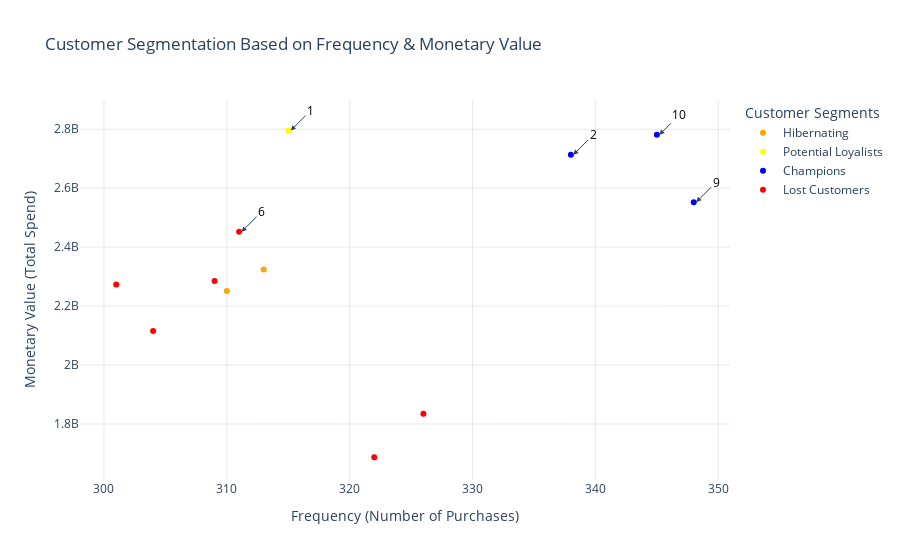

Notebook code for this chart:
### Code cell
def plot_fm_iplot(RFM):
    # Define segment colors
    segment_colors = {
        'Champions': 'blue',
        'Loyal Customers': 'green',
        'Potential Loyalists': 'yellow',
        'Hibernating': 'orange',
        'Lost Customers': 'red'
    }

    # Assign colors based on segment
    RFM['Color'] = RFM['Segment'].map(segment_colors).fillna('gray')

    RFM_reset = RFM.reset_index() 

    
    fig = px.scatter(RFM_reset, x='F', y='M', color='Segment', 
                     color_discrete_map=segment_colors,
                     title="Customer Segmentation Based on Frequency & Monetary Value",
                     labels={'F': 'Frequency (Number of Purchases)', 'M': 'Monetary Value (Total Spend)'},
                     hover_data={'Customer_ID': RFM_reset.index, 'F': True, 'M': True})  # Show Customer ID in hover data

    # Highlight top customers by adding annotations
    top_customers = RFM.nlargest(5, 'M')
    for idx, row in top_customers.iterrows():
        fig.add_annotation(
            x=row['F']+0.2, y=row['M']+5, text=str(idx-1), 
            showarrow=True, arrowhead=2, ax=20, ay=-20, font=dict(size=12, color='black')
        )

    # Add grid and update layout for better presentation
    fig.update_layout(
        xaxis=dict(showgrid=True, gridwidth=0.5, gridcolor='LightGrey'),
        yaxis=dict(showgrid=True, gridwidth=0.5, gridcolor='LightGrey'),
        showlegend=True,
        legend_title="Customer Segments",
        template="plotly_white"
    )

    # Display the plot
    fig.show()

# Call the function
plot_fm_iplot(RFM)

### Figure 1 — Plotly figure (JSON) as saved in the notebook; plotly's stock layout.template omitted (floating-point values rounded to 4 significant figures)
{"data": [{"customdata": [[0], [7]], "hovertemplate": "Segment=Hibernating<br>Frequency (Number of Purchases)=%{x}<br>Monetary Value (Total Spend)=%{y}<br>Customer_ID=%{customdata[0]}<extra></extra>", "legendgroup": "Hibernating", "marker": {"color": "orange", "symbol": "circle"}, "mode": "markers", "name": "Hibernating", "orientation": "v", "showlegend": true, "type": "scatter", "x": [310, 313], "xaxis": "x", "y": [2251000000.0, 2324000000.0], "yaxis": "y"}, {"customdata": [[1]], "hovertemplate": "Segment=Potential Loyalists<br>Frequency (Number of Purchases)=%{x}<br>Monetary Value (Total Spend)=%{y}<br>Customer_ID=%{customdata[0]}<extra></extra>", "legendgroup": "Potential Loyalists", "marker": {"color": "yellow", "symbol": "circle"}, "mode": "markers", "name": "Potential Loyalists", "orientation": "v", "showlegend": true, "type": "scatter", "x": [315], "xaxis": "x", "y": [2796000000.0], "yaxis": "y"}, {"customdata": [[2], [9], [10]], "hovertemplate": "Segment=Champions<br>Frequency (Number of Purchases)=%{x}<br>Monetary Value (Total Spend)=%{y}<br>Customer_ID=%{customdata[0]}<extra></extra>", "legendgroup": "Champions", "marker": {"color": "blue", "symbol": "circle"}, "mode": "markers", "name": "Champions", "orientation": "v", "showlegend": true, "type": "scatter", "x": [338, 348, 345], "xaxis": "x", "y": [2713000000.0, 2553000000.0, 2781000000.0], "yaxis": "y"}, {"customdata": [[3], [4], [5], [6], [8], [11]], "hovertemplate": "Segment=Lost Customers<br>Frequency (Number of Purchases)=%{x}<br>Monetary Value (Total Spend)=%{y}<br>Customer_ID=%{customdata[0]}<extra></extra>", "legendgroup": "Lost Customers", "marker": {"color": "red", "symbol": "circle"}, "mode": "markers", "name": "Lost Customers", "orientation": "v", "showlegend": true, "type": "scatter", "x": [322, 301, 304, 311, 326, 309], "xaxis": "x", "y": [1687000000.0, 2273000000.0, 2115000000.0, 2452000000.0, 1835000000.0, 2285000000.0], "yaxis": "y"}], "layout": {"annotations": [{"arrowhead": 2, "ax": 20, "ay": -20, "font": {"color": "black", "size": 12}, "showarrow": true, "text": "1", "x": 315.2, "y": 2796000000.0}, {"arrowhead": 2, "ax": 20, "ay": -20, "font": {"color": "black", "size": 12}, "showarrow": true, "text": "10", "x": 345.2, "y": 2781000000.0}, {"arrowhead": 2, "ax": 20, "ay": -20, "font": {"color": "black", "size": 12}, "showarrow": true, "text": "2", "x": 338.2, "y": 2713000000.0}, {"arrowhead": 2, "ax": 20, "ay": -20, "font": {"color": "black", "size": 12}, "showarrow": true, "text": "9", "x": 348.2, "y": 2553000000.0}, {"arrowhead": 2, "ax": 20, "ay": -20, "font": {"color": "black", "size": 12}, "showarrow": true, "text": "6", "x": 311.2, "y": 2452000000.0}], "legend": {"title": {"text": "Customer Segments"}, "tracegroupgap": 0}, "showlegend": true, "title": {"text": "Customer Segmentation Based on Frequency & Monetary Value"}, "xaxis": {"anchor": "y", "domain": [0, 1], "gridcolor": "LightGrey", "gridwidth": 0.5, "showgrid": true, "title": {"text": "Frequency (Number of Purchases)"}}, "yaxis": {"anchor": "x", "domain": [0, 1], "gridcolor": "LightGrey", "gridwidth": 0.5, "showgrid": true, "title": {"text": "Monetary Value (Total Spend)"}}}}
